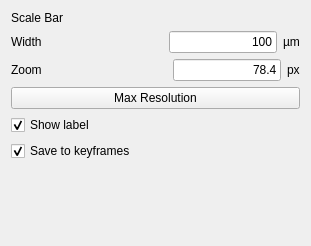
<?xml version="1.0" encoding="UTF-8"?>
<ui version="4.0">
 <class>SettingsScaleBar</class>
 <widget class="QWidget" name="SettingsScaleBar">
  <property name="geometry">
   <rect>
    <x>0</x>
    <y>0</y>
    <width>311</width>
    <height>246</height>
   </rect>
  </property>
  <property name="sizePolicy">
   <sizepolicy hsizetype="Preferred" vsizetype="Preferred">
    <horstretch>0</horstretch>
    <verstretch>0</verstretch>
   </sizepolicy>
  </property>
  <property name="windowTitle">
   <string>Form</string>
  </property>
  <layout class="QVBoxLayout" name="verticalLayout">
   <property name="leftMargin">
    <number>11</number>
   </property>
   <property name="topMargin">
    <number>11</number>
   </property>
   <property name="rightMargin">
    <number>11</number>
   </property>
   <property name="bottomMargin">
    <number>11</number>
   </property>
   <item>
    <widget class="QLabel" name="item_name">
     <property name="sizePolicy">
      <sizepolicy hsizetype="Preferred" vsizetype="Fixed">
       <horstretch>0</horstretch>
       <verstretch>0</verstretch>
      </sizepolicy>
     </property>
     <property name="text">
      <string>Scale Bar</string>
     </property>
     <property name="alignment">
      <set>Qt::AlignLeading|Qt::AlignLeft|Qt::AlignVCenter</set>
     </property>
    </widget>
   </item>
   <item>
    <layout class="QHBoxLayout" name="layout_width">
     <item>
      <widget class="QLabel" name="label_width">
       <property name="sizePolicy">
        <sizepolicy hsizetype="Fixed" vsizetype="Fixed">
         <horstretch>0</horstretch>
         <verstretch>0</verstretch>
        </sizepolicy>
       </property>
       <property name="text">
        <string>Width</string>
       </property>
      </widget>
     </item>
     <item>
      <spacer name="spacer_width">
       <property name="orientation">
        <enum>Qt::Horizontal</enum>
       </property>
       <property name="sizeHint" stdset="0">
        <size>
         <width>0</width>
         <height>0</height>
        </size>
       </property>
      </spacer>
     </item>
     <item>
      <widget class="QLineEdit" name="edit_width">
       <property name="sizePolicy">
        <sizepolicy hsizetype="Preferred" vsizetype="Fixed">
         <horstretch>0</horstretch>
         <verstretch>0</verstretch>
        </sizepolicy>
       </property>
       <property name="minimumSize">
        <size>
         <width>10</width>
         <height>0</height>
        </size>
       </property>
       <property name="text">
        <string>100</string>
       </property>
       <property name="alignment">
        <set>Qt::AlignRight|Qt::AlignTrailing|Qt::AlignVCenter</set>
       </property>
      </widget>
     </item>
     <item>
      <widget class="QLabel" name="label_width_unit">
       <property name="enabled">
        <bool>true</bool>
       </property>
       <property name="sizePolicy">
        <sizepolicy hsizetype="Fixed" vsizetype="Fixed">
         <horstretch>0</horstretch>
         <verstretch>0</verstretch>
        </sizepolicy>
       </property>
       <property name="text">
        <string>µm</string>
       </property>
      </widget>
     </item>
    </layout>
   </item>
   <item>
    <layout class="QHBoxLayout" name="layout_zoom">
     <item>
      <widget class="QLabel" name="label_zoom">
       <property name="sizePolicy">
        <sizepolicy hsizetype="Fixed" vsizetype="Fixed">
         <horstretch>0</horstretch>
         <verstretch>0</verstretch>
        </sizepolicy>
       </property>
       <property name="text">
        <string>Zoom</string>
       </property>
      </widget>
     </item>
     <item>
      <spacer name="spacer_zoom">
       <property name="orientation">
        <enum>Qt::Horizontal</enum>
       </property>
       <property name="sizeHint" stdset="0">
        <size>
         <width>0</width>
         <height>0</height>
        </size>
       </property>
      </spacer>
     </item>
     <item>
      <widget class="QLineEdit" name="edit_zoom">
       <property name="sizePolicy">
        <sizepolicy hsizetype="Preferred" vsizetype="Fixed">
         <horstretch>0</horstretch>
         <verstretch>0</verstretch>
        </sizepolicy>
       </property>
       <property name="minimumSize">
        <size>
         <width>10</width>
         <height>0</height>
        </size>
       </property>
       <property name="text">
        <string>78.4</string>
       </property>
       <property name="alignment">
        <set>Qt::AlignRight|Qt::AlignTrailing|Qt::AlignVCenter</set>
       </property>
      </widget>
     </item>
     <item>
      <widget class="QLabel" name="label_zoom_unit">
       <property name="sizePolicy">
        <sizepolicy hsizetype="Fixed" vsizetype="Fixed">
         <horstretch>0</horstretch>
         <verstretch>0</verstretch>
        </sizepolicy>
       </property>
       <property name="text">
        <string>px</string>
       </property>
      </widget>
     </item>
    </layout>
   </item>
   <item>
    <widget class="QPushButton" name="button_max_resolution">
     <property name="minimumSize">
      <size>
       <width>20</width>
       <height>0</height>
      </size>
     </property>
     <property name="text">
      <string>Max Resolution</string>
     </property>
    </widget>
   </item>
   <item>
    <widget class="QCheckBox" name="checkbox_show_label">
     <property name="text">
      <string>Show label</string>
     </property>
     <property name="checked">
      <bool>true</bool>
     </property>
    </widget>
   </item>
   <item>
    <widget class="QCheckBox" name="checkbox_save_keyframes">
     <property name="text">
      <string>Save to keyframes</string>
     </property>
     <property name="checked">
      <bool>true</bool>
     </property>
    </widget>
   </item>
   <item>
    <spacer name="spacer">
     <property name="orientation">
      <enum>Qt::Vertical</enum>
     </property>
     <property name="sizeHint" stdset="0">
      <size>
       <width>20</width>
       <height>40</height>
      </size>
     </property>
    </spacer>
   </item>
  </layout>
 </widget>
 <resources/>
 <connections/>
</ui>
